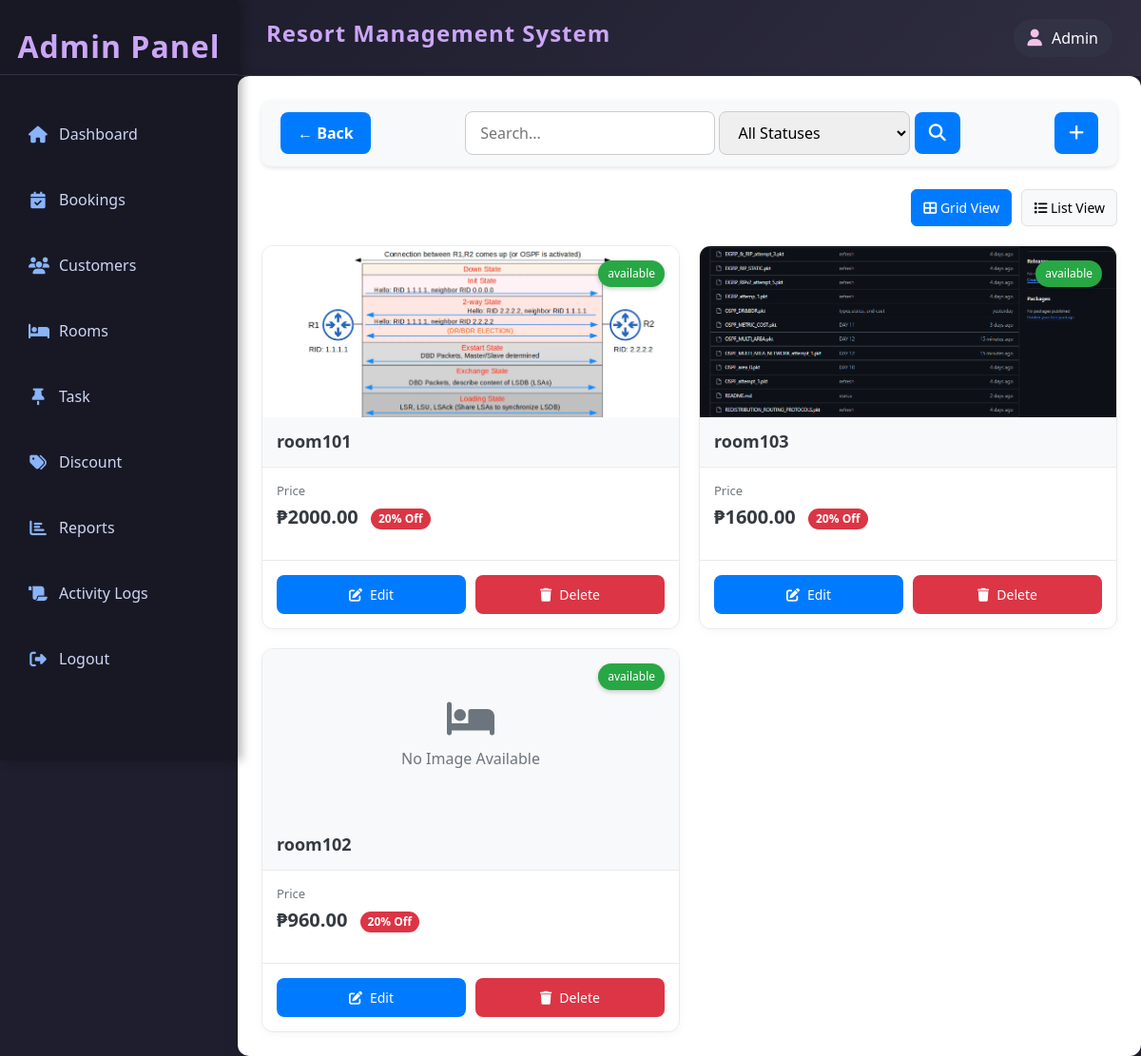
Page /admin/rooms/index.php (signed in) on the earlier database version.
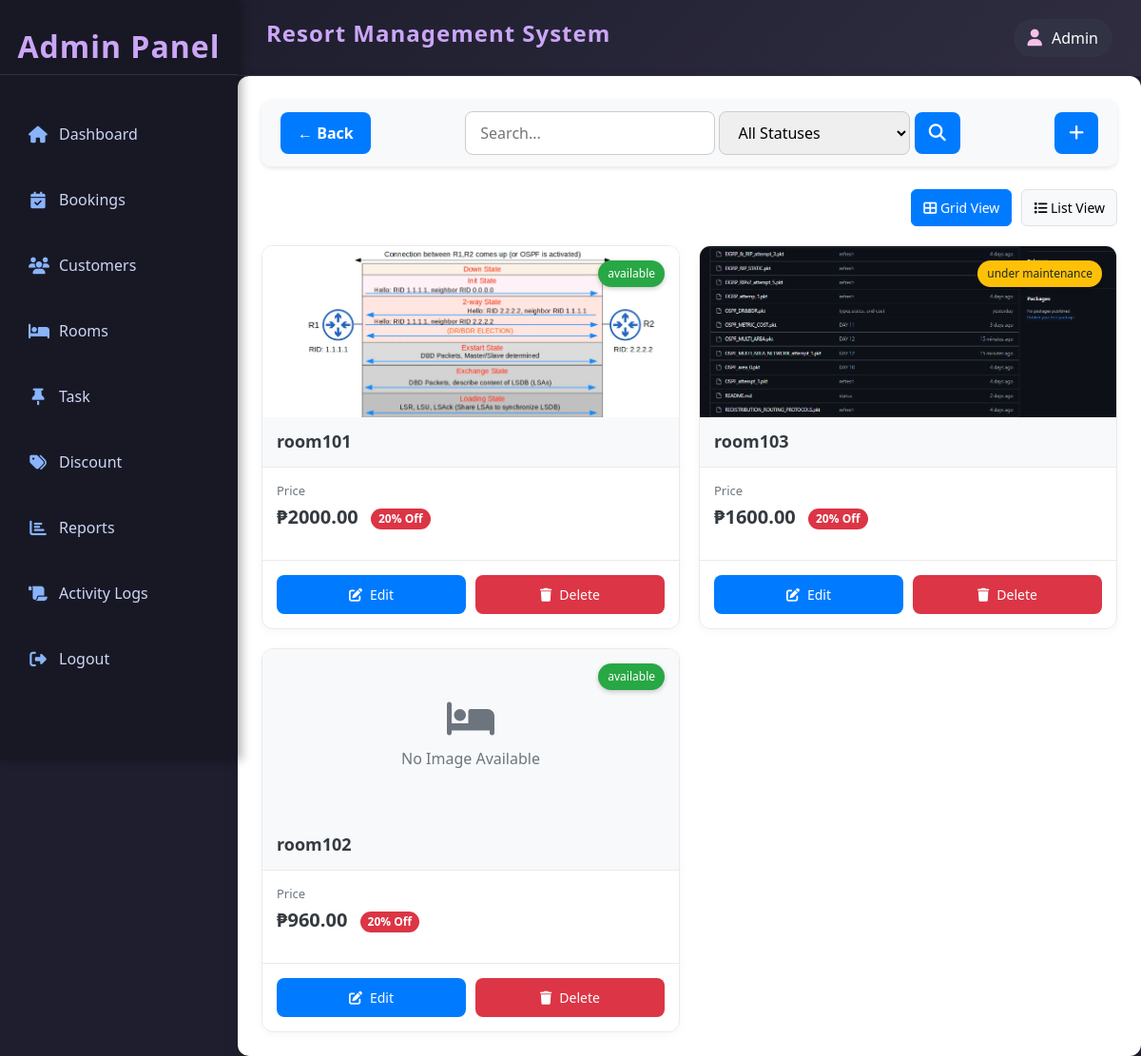
Same page on the later database version.
### tables this page shows
CREATE TABLE IF NOT EXISTS `room` (
  `room_id` int(11) NOT NULL AUTO_INCREMENT,
  `room_code` varchar(50) NOT NULL,
  `room_type` enum('standard','premium','deluxe') NOT NULL,
  `room_status` enum('available','booked','under maintenance') NOT NULL,
  `description` text NOT NULL,
  `price` decimal(10,2) NOT NULL,
  `created_at` timestamp NOT NULL DEFAULT current_timestamp(),
  `updated_at` timestamp NOT NULL DEFAULT current_timestamp(),
  PRIMARY KEY (`room_id`),
  UNIQUE KEY `room_ code` (`room_code`)
);

CREATE TABLE IF NOT EXISTS `room_gallery` (
  `room_id` int(11) NOT NULL,
  `room_img` varchar(255) NOT NULL,
  `created_at` timestamp NOT NULL DEFAULT current_timestamp(),
  UNIQUE KEY `room_img` (`room_img`),
  KEY `galley_room_fk` (`room_id`)
);

CREATE TABLE IF NOT EXISTS `discount` (
  `discount_id` int(11) NOT NULL AUTO_INCREMENT,
  `discount_name` varchar(50) NOT NULL,
  `discount_percentage` int(11) NOT NULL,
  `discount_start` datetime NOT NULL,
  `discount_end` datetime NOT NULL,
  `discount_status` enum('activate','deactivate') NOT NULL,
  `applicable_room` enum('premium','deluxe','standard') NOT NULL,
  `created_at` datetime NOT NULL DEFAULT current_timestamp(),
  `updated_at` datetime NOT NULL DEFAULT current_timestamp(),
  PRIMARY KEY (`discount_id`)
);

### admin/rooms/index.php (the view, shortened to what this page needs)
<?php
include('../../resources/database/config.php');
include ('../includes/template.php');
?>
<div class="content" style="color:black;">
    <?php
    include ('filter.php'); ?>
    <div class="view-toggle">
        <button class="toggle-btn active" onclick="toggleView('grid')" id="gridBtn">
            <i class="fas fa-th-large"></i> Grid View
        </button>
        <button class="toggle-btn" onclick="toggleView('list')" id="listBtn">
            <i class="fas fa-list"></i> List View
        </button>
    </div>
    <div class="room-card-container" id="gridView">
        <?php
        mysqli_data_seek($result, 0);
        while($row=mysqli_fetch_assoc($result)){
            $statusClass = strtolower($row['room_status']);
            $rimg="SELECT * FROM room_gallery WHERE room_id={$row['room_id']} LIMIT 1";
            $rimg_result=mysqli_query($conn,$rimg);
            $rimg_row=mysqli_fetch_assoc($rimg_result);
            if($row['discounted_price'] > 0) {
                $priceDisplay = "₱{$row['discounted_price']}";
                $discountDisplay = "<span class='discount'>{$row['discount_percentage']}% Off</span>";
            } else {
                $priceDisplay = "₱{$row['price']}";
                $discountDisplay = "";
            }
            $roomImage = "../../resources/assets/room_images/{$rimg_row['room_img']}";
            $defaultImage = "../../assets/images/room-placeholder.jpg";
            $imagePath = file_exists($roomImage) ? $roomImage : $defaultImage;
            $hasImage = file_exists($roomImage) || file_exists($defaultImage);
        ?>
        <div class="room-card <?php echo $statusClass; ?>">
            <div class="room-image">
                <?php if($hasImage): ?>
                    <img src="<?php echo $imagePath; ?>" alt="<?php echo $row['room_code']; ?>">
                <?php else: ?>
                    <div class="no-image">
                        <div class="text-center">
                            <i class="fas fa-bed"></i><br>
                            No Image Available
                        </div>
                    </div>
                <?php endif; ?>
                <div class="status-indicator"><?php echo $row['room_status']; ?></div>
            </div>
            <div class="room-header">
                <h3 class="room-code"><?php echo $row['room_code']; ?></h3>
            </div>
            <div class="room-content">
                <div class="price-container">
                    <div class="price-label">Price</div>
                    <div class="price"><?php echo $priceDisplay; ?> <?php echo $discountDisplay; ?></div>
                </div>
            </div>
            <div class="room-actions">
                <a href='edit.php?id=<?php echo $row['room_id']; ?>' class='btn btn-primary'>
                    <i class='fas fa-edit'></i> Edit
                </a>
                <a href='delete.php?id=<?php echo $row['room_id']; ?>&index_click=true' class='btn btn-danger'>
                    <i class='fas fa-trash'></i> Delete
                </a>
            </div>
        </div>
        <?php } ?>
    </div>
</div>

Differences in the rows shown:
changed room "room103": room_status "available" → "under maintenance"
